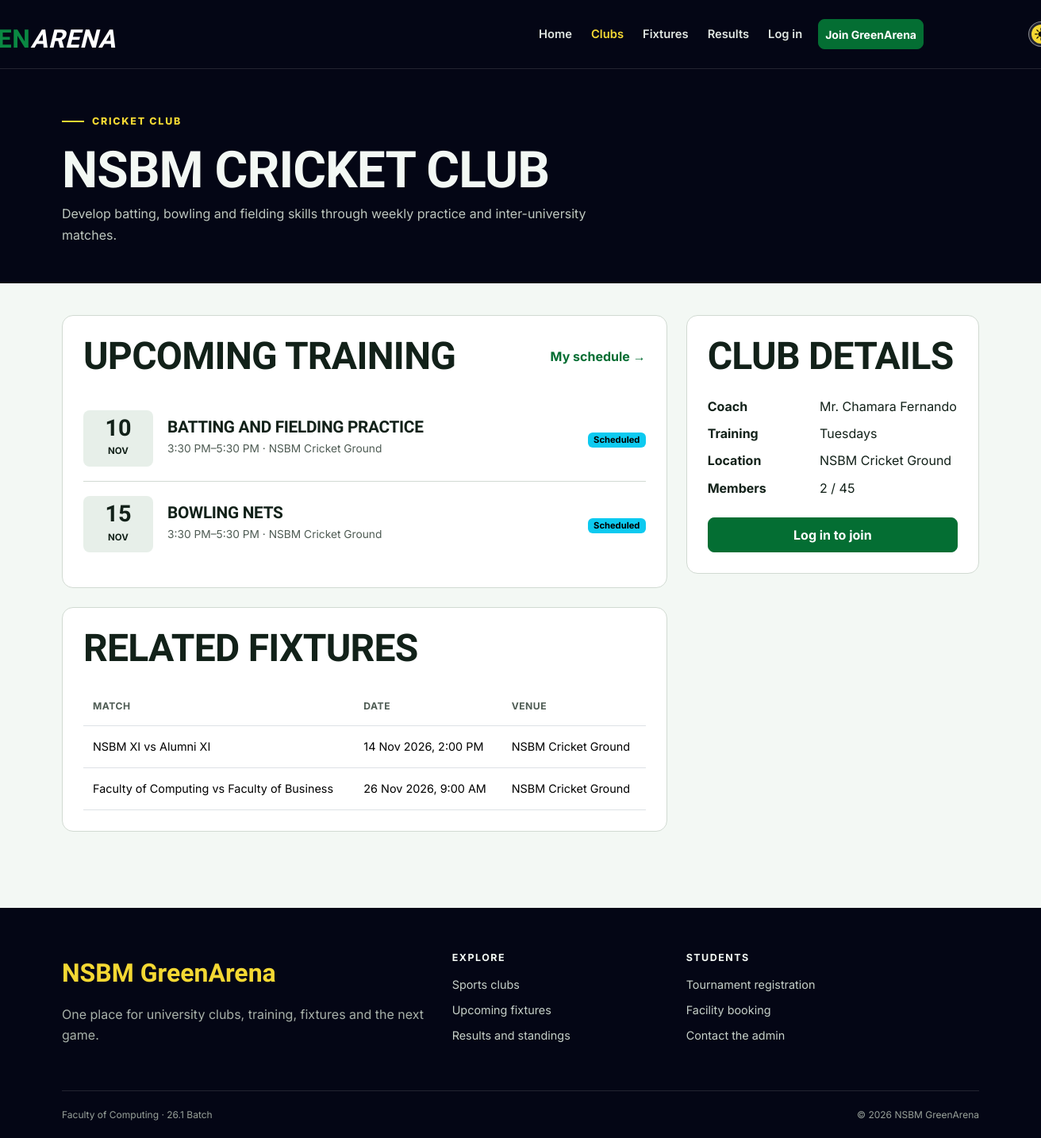
The page /club.php?id=1 on the database its author committed.
### tables this page shows
CREATE TABLE clubs (
    id INT UNSIGNED AUTO_INCREMENT PRIMARY KEY,
    name VARCHAR(100) NOT NULL UNIQUE,
    sport VARCHAR(80) NOT NULL,
    description TEXT NOT NULL,
    coach_name VARCHAR(100) NOT NULL,
    meeting_day VARCHAR(20) NOT NULL,
    location VARCHAR(120) NOT NULL,
    max_members SMALLINT UNSIGNED NOT NULL DEFAULT 30,
    status ENUM('active', 'inactive') NOT NULL DEFAULT 'active',
    created_at TIMESTAMP DEFAULT CURRENT_TIMESTAMP
);

CREATE TABLE training_sessions (
    id INT UNSIGNED AUTO_INCREMENT PRIMARY KEY,
    club_id INT UNSIGNED NOT NULL,
    title VARCHAR(120) NOT NULL,
    session_date DATE NOT NULL,
    start_time TIME NOT NULL,
    end_time TIME NOT NULL,
    venue VARCHAR(120) NOT NULL,
    created_at TIMESTAMP DEFAULT CURRENT_TIMESTAMP,
    FOREIGN KEY (club_id) REFERENCES clubs(id) ON DELETE CASCADE
);

CREATE TABLE matches (
    id INT UNSIGNED AUTO_INCREMENT PRIMARY KEY,
    tournament_id INT UNSIGNED NULL,
    sport VARCHAR(80) NOT NULL,
    home_team VARCHAR(100) NOT NULL,
    away_team VARCHAR(100) NOT NULL,
    match_datetime DATETIME NOT NULL,
    venue VARCHAR(120) NOT NULL,
    status ENUM('scheduled', 'completed', 'cancelled') NOT NULL DEFAULT 'scheduled',
    home_score SMALLINT UNSIGNED NULL,
    away_score SMALLINT UNSIGNED NULL,
    created_at TIMESTAMP DEFAULT CURRENT_TIMESTAMP,
    FOREIGN KEY (tournament_id) REFERENCES tournaments(id) ON DELETE SET NULL
);

### includes/auth.php (called while the page is built, shortened)
<?php
function current_user()
{
    if (empty($_SESSION['user_id'])) {
        return null;
    }
    $user = fetch_one('SELECT id, student_id, full_name, email, role FROM users WHERE id = ?', [$_SESSION['user_id']]);
    return $user;
}
function is_logged_in()
{
    return current_user() !== null;
}

### club.php (the view, shortened to what this page needs)
<?php
$id = filter_input(INPUT_GET, 'id', FILTER_VALIDATE_INT) ?: (int) ($_POST['club_id'] ?? 0);
$club = fetch_one('SELECT * FROM clubs WHERE id = ?', [$id]);
$membership = is_logged_in() && !is_admin() ? fetch_one('SELECT * FROM memberships WHERE user_id = ? AND club_id = ?', [current_user()['id'], $id]) : false;
$memberCount = (int) fetch_one("SELECT COUNT(*) AS total FROM memberships WHERE club_id = ? AND status = 'approved'", [$id])['total'];
$sessions = fetch_all('SELECT *
    FROM training_sessions
    WHERE club_id = ? AND session_date >= CURDATE()
    ORDER BY session_date, start_time
    LIMIT 5', [$id]);
$matches = fetch_all("SELECT *
    FROM matches
    WHERE sport = ? AND status = 'scheduled' AND match_datetime >= NOW()
    ORDER BY match_datetime
    LIMIT 4", [$club['sport']]);
include __DIR__ . '/includes/header.php';
?>
<section class="page-hero">
    <div class="container"><span class="hero-kicker"><?= e($club['sport']) ?> club</span>
        <h1><?= e($club['name']) ?></h1><p><?= e($club['description']) ?></p>
    </div>
</section>
<section class="page-content">
    <div class="container">
        <div class="row g-4">
            <div class="col-lg-8">
                <div class="content-panel">
                    <div class="page-title-row">
                        <h2>Upcoming training</h2><a href="<?= e(url('student/calendar.php')) ?>" class="link-arrow">My schedule</a>
                    </div>
                    <?php if ($sessions): ?>
                        <ul class="schedule-list"><?php foreach ($sessions as $session): ?>
                                <li class="schedule-item">
                                    <div class="date-block"><strong><?= format_date($session['session_date'], 'd') ?></strong><span><?= format_date($session['session_date'], 'M') ?></span>
                                    </div>
                                    <div>
                                        <h3><?= e($session['title']) ?></h3>
                                        <p><?= format_time($session['start_time']) ?>–<?= format_time($session['end_time']) ?> · <?= e($session['venue']) ?></p>
                                    </div><span><?= status_badge('scheduled') ?></span>
                            </li><?php endforeach; ?>
                    </ul><?php else: ?><p class="mb-0">No upcoming sessions have been posted yet.</p><?php endif; ?>
                </div>
                <div class="content-panel">
                    <h2 class="mb-4">Related fixtures</h2>
                    <?php if ($matches): ?>
                        <div class="table-responsive">
                            <table class="table">
                                <thead>
                                    <tr>
                                        <th>Match</th>
                                        <th>Date</th>
                                        <th>Venue</th>
                                    </tr>
                                </thead>
                                <tbody>
                                    <?php foreach ($matches as $match): ?>
                                        <tr>
                                            <td><?= e($match['home_team']) ?> vs <?= e($match['away_team']) ?></td>
                                            <td><?= format_date($match['match_datetime']) ?>, <?= format_time($match['match_datetime']) ?></td>
                                            <td><?= e($match['venue']) ?></td>
                                    </tr><?php endforeach; ?>
                                </tbody>
                            </table>
                    </div><?php else: ?><p class="mb-0">No related fixtures are scheduled.</p><?php endif; ?>
                </div>
            </div>
            <div class="col-lg-4">
                <aside class="content-panel">
                <h2>Club details</h2>
                <dl class="row mt-4"><dt class="col-5">Coach</dt><dd class="col-7"><?= e($club['coach_name']) ?></dd><dt class="col-5">Training</dt><dd class="col-7"><?= e($club['meeting_day']) ?>s</dd><dt class="col-5">Location</dt><dd class="col-7"><?= e($club['location']) ?></dd><dt class="col-5">Members</dt><dd class="col-7"><?= $memberCount ?> / <?= $club['max_members'] ?></dd></dl>
                <?php if (!is_logged_in()): ?><a class="btn btn-sport w-100" href="<?= e(url('login.php')) ?>">Log in to join</a>
                <?php elseif (is_admin()): ?><a class="btn btn-outline-sport w-100" href="<?= e(url('admin/clubs.php')) ?>">Manage in admin</a>
                <?php endif; ?>
                </aside>
            </div>
        </div>
    </div>
</section>
<?php include __DIR__ . '/includes/footer.php'; ?>

### includes/functions.php (shortened to what this page needs)
<?php
function e($value)
{
    return htmlspecialchars($value ?? '', ENT_QUOTES);
}
function url($path = '')
{
    return BASE_PATH . '/' . ltrim($path, '/');
}
function run_query($sql, $params = [])
{
    global $connection;
    $statement = mysqli_prepare($connection, $sql);
    if (count($params) > 0) {
        $types = str_repeat('s', count($params));
        mysqli_stmt_bind_param($statement, $types, ...$params);
    }
    if (!mysqli_stmt_execute($statement)) {
        die('SQL error: ' . mysqli_stmt_error($statement));
    }
    return $statement;
}
function fetch_all($sql, $params = [])
{
    $statement = run_query($sql, $params);
    $result = mysqli_stmt_get_result($statement);
    return mysqli_fetch_all($result, MYSQLI_ASSOC);
}
function fetch_one($sql, $params = [])
{
    $rows = fetch_all($sql, $params);
    if (count($rows) > 0) {
        return $rows[0];
    }
    return false;
}
function format_date($date, $format = 'd M Y')
{
    if ($date) {
        return date($format, strtotime($date));
    }
    return 'Not set';
}
function format_time($time)
{
    if ($time) {
        return date('g:i A', strtotime($time));
    }
    return 'Not set';
}
function status_badge($status)
{
    $classes = [
        'approved' => 'success',
        'active' => 'success',
        'completed' => 'success',
        'registered' => 'success',
        'ongoing' => 'info',
        'scheduled' => 'info',
        'pending' => 'warning',
        'upcoming' => 'warning',
        'rejected' => 'danger',
        'cancelled' => 'danger',
        'maintenance' => 'danger',
        'inactive' => 'secondary',
        'withdrawn' => 'secondary',
    ];
    $class = $classes[$status] ?? 'secondary';
    return '<span class="badge text-bg-' . $class . '">' . e(ucfirst($status)) . '</span>';
}

### assets/css/style.css (style rules this page uses)
:root { --navy-950: #040615; --navy-900: #0d1023; --navy-800: #191d34; --green-600: #0a8842; --green-700: #046e33; --green-800: #055728; --yellow-400: #f4d833; --paper-50: #f3f8f4; --paper-100: #e7efe9; --ink-900: #122119; --ink-600: #4f5c54; --page-bg: var(--paper-50); --page-text: var(--ink-900); --muted-text: var(--ink-600); --brand: var(--green-700); --brand-hover: var(--green-800); --highlight: var(--yellow-400); --highlight2: var(--green-600); --dark-surface: var(--navy-950); --line: #d1dad2; --radius-sm: 8px; --radius-md: 14px; --radius-lg: 22px; --shadow: 0 12px 32px rgba(11, 26, 18, 0.08); }
* { box-sizing: border-box; }
html { scroll-behavior: smooth; }
body { min-height: 100dvh; margin: 0; background: var(--page-bg); color: var(--page-text); font-family: "Inter", sans-serif; font-size: 16px; line-height: 1.65; }
a { color: var(--brand); text-underline-offset: 3px; }
button, a, input, select, textarea { transition: color 180ms ease-out, background-color 180ms ease-out, border-color 180ms ease-out, transform 180ms ease-out; }
h1, h2, h3, h4, .display-font { font-family: "Barlow Condensed", sans-serif; font-weight: 700; line-height: 1.05; letter-spacing: -0.015em; }
h1 { font-size: clamp(2.5rem, 6vw, 4.8rem); }
h2 { font-size: clamp(2rem, 4vw, 3rem); }
h3 { font-size: 1.55rem; }
p { max-width: 72ch; }
.container { max-width: 1180px; }
.btn { min-height: 44px; display: inline-flex; align-items: center; justify-content: center; gap: 8px; font-weight: 700; border-radius: var(--radius-sm); }
.btn-sport { background: var(--brand); border-color: var(--brand); color: #fff; }
.link-arrow { font-weight: 700; text-decoration: none; }
.link-arrow::after { content: " →"; }
.hero-kicker, .section-kicker { display: inline-flex; align-items: center; gap: 10px; margin-bottom: 18px; color: var(--brand); font-size: 0.78rem; font-weight: 800; letter-spacing: 0.14em; text-transform: uppercase; }
.hero-kicker { color: var(--highlight); }
.hero-kicker::before, .section-kicker::before { content: ""; width: 28px; height: 2px; background: currentColor; }
.page-hero { background: var(--dark-surface); color: var(--paper-50); padding: 48px 0; }
.page-hero h1 { margin-bottom: 8px; font-size: clamp(2.6rem, 5vw, 4rem); text-transform: uppercase; }
.page-hero p { margin: 0; color: #bec7bf; }
.page-content { padding: 40px 0 72px; }
.page-title-row { display: flex; flex-wrap: wrap; justify-content: space-between; align-items: center; gap: 16px; margin-bottom: 24px; }
.page-title-row h1, .page-title-row h2 { margin: 0; }
.content-panel { padding: 26px; margin-bottom: 24px; background: #fff; border: 1px solid var(--line); border-radius: var(--radius-md); }
.content-panel h2, .content-panel h3 { text-transform: uppercase; }
.schedule-list { list-style: none; margin: 0; padding: 0; }
.schedule-item { display: grid; grid-template-columns: 88px 1fr auto; gap: 18px; align-items: center; padding: 18px 0; border-bottom: 1px solid var(--line); }
.schedule-item:last-child { border-bottom: 0; }
.date-block { text-align: center; padding: 8px; background: var(--paper-100); border-radius: var(--radius-sm); font-variant-numeric: tabular-nums; }
.date-block strong { display: block; font-family: "Barlow Condensed", sans-serif; font-size: 1.8rem; line-height: 1; }
.date-block span { font-size: 0.72rem; font-weight: 700; text-transform: uppercase; }
.schedule-item h3 { margin: 0 0 4px; font-size: 1.3rem; }
.schedule-item p { margin: 0; color: var(--muted-text); font-size: 0.86rem; }
.table { margin-bottom: 0; vertical-align: middle; }
.table > :not(caption) > * > * { padding: 14px 12px; }
.table thead th { color: var(--muted-text); font-size: 0.76rem; letter-spacing: 0.04em; text-transform: uppercase; white-space: nowrap; }
.table tbody td { font-size: 0.9rem; }
.badge { font-size: 0.7rem; }

### rows shown on the page
clubs: sport "CRICKET", name "NSBM CRICKET CLUB", description "Develop batting, bowling and fielding skills through weekly practice and inter-university matches.", coach_name "Mr. Chamara Fernando", meeting_day "Tuesday", location "NSBM Cricket Ground", max_members "45"
training_sessions: session_date "10", session_date "NOV", title "BATTING AND FIELDING PRACTICE", start_time "3:30 PM", end_time "5:30 PM", venue "NSBM Cricket Ground"
training_sessions: session_date "15", session_date "NOV", title "BOWLING NETS", start_time "3:30 PM", end_time "5:30 PM", venue "NSBM Cricket Ground"
matches: home_team "NSBM XI", away_team "Alumni XI", match_datetime "14 Nov 2026", match_datetime "2:00 PM", venue "NSBM Cricket Ground"
matches: home_team "Faculty of Computing", away_team "Faculty of Business", match_datetime "26 Nov 2026", match_datetime "9:00 AM", venue "NSBM Cricket Ground"

### other values the page prints
$memberCount "2"
